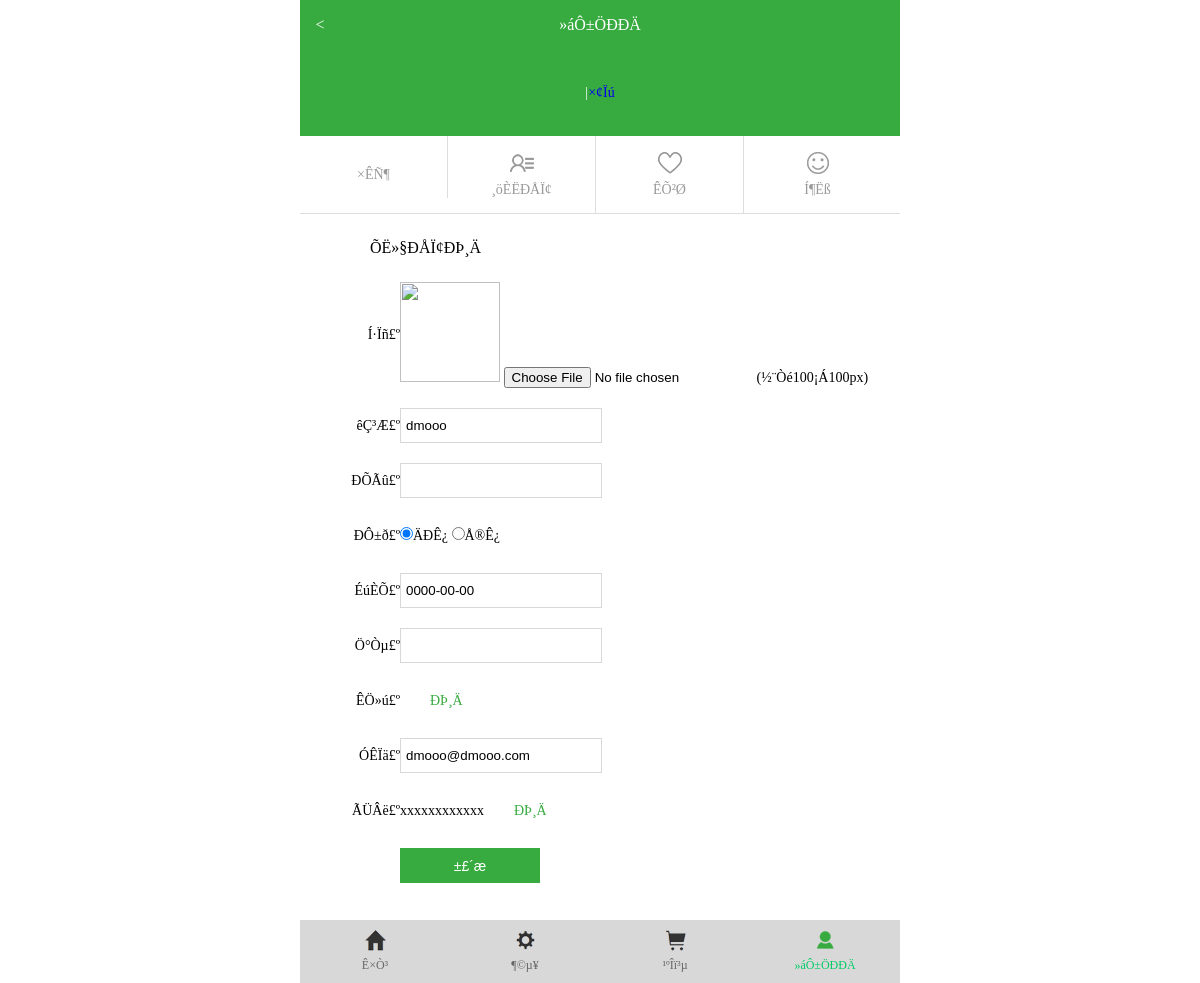
The app's page /m/user_change.php (signed in) with its own data.
### tables this page shows
CREATE TABLE IF NOT EXISTS `gplat_member` (
  `userid` mediumint(8) NOT NULL AUTO_INCREMENT COMMENT '会员id',
  `username` char(20) NOT NULL COMMENT '呢称',
  `password` char(120) NOT NULL COMMENT '密码',
  `email` char(40) NOT NULL DEFAULT '' COMMENT '邮箱',
  `groupid` tinyint(3) NOT NULL DEFAULT '0' COMMENT '会员组ID',
  `areaid` smallint(5) NOT NULL DEFAULT '0' COMMENT '地区ID',
  `amount` float(6,2) NOT NULL DEFAULT '0.00' COMMENT '帐户',
  `point` smallint(5) NOT NULL DEFAULT '0' COMMENT '积分、点数',
  `message` tinyint(1) NOT NULL DEFAULT '0' COMMENT '短消息',
  `disabled` tinyint(1) NOT NULL DEFAULT '0' COMMENT '是否有效',
  `recommended` int(11) DEFAULT NULL COMMENT '推荐会员id',
  `phone` varchar(20) DEFAULT NULL,
  `img` varchar(100) DEFAULT NULL COMMENT '头像',
  PRIMARY KEY (`userid`)
);

CREATE TABLE IF NOT EXISTS `gplat_member_detail` (
  `userid` mediumint(8) unsigned NOT NULL DEFAULT '0' COMMENT '员会ID',
  `truename` varchar(50) DEFAULT NULL COMMENT '真实姓名',
  `gender` tinyint(1) DEFAULT '2' COMMENT '性别',
  `msn` varchar(20) DEFAULT NULL COMMENT 'msn',
  `telephone` varchar(20) DEFAULT NULL COMMENT '电话',
  `address` varchar(100) DEFAULT NULL COMMENT '地址',
  `qq` varchar(15) DEFAULT NULL COMMENT 'qq',
  `birthday` date DEFAULT '0000-00-00' COMMENT '生日',
  `postcode` varchar(15) DEFAULT NULL COMMENT '邮编',
  `mobile` varchar(15) DEFAULT NULL COMMENT '手机',
  PRIMARY KEY (`userid`),
  UNIQUE KEY `userid` (`userid`)
);

### m/user_change.php (the view, shortened to what this page needs)
<?php
include_once("../inc/config.inc.php");
$userid=$_SESSION['userid'];
$sql="select a.*,b.*,c.* from gplat_member a,gplat_member_detail b,gplat_member_info c where a.userid=b.userid and a.userid=c.userid  and a.userid='$userid'";
$result=mysql_query($sql);
$data=mysql_fetch_assoc($result)or die(mysql_error());
if($data['img']==''){$img='null.gif';}else{$img=$data['img'];}
?>
<!DOCTYPE html>
<html>
<head>
<link href="css/style.css" type="text/css" rel="stylesheet">
</head>
<body>
<div class="top_w2">
	<div class="back1"><a href="index.php">&lt;</a></div>
    »áÔ±ÖÐÐÄ
    <div class="back2"><a href="index.php"><img src="images/news_03.png" alt=""></a></div>
</div>
<div class="wrapper" style="padding-top:0px">
	<div class="dl_div">
    	<p>  <?php if($_SESSION['userid']!=''){
				?>
                 <a href="user_change.php"><?=$_SESSION['username']?></a>|<a href="index.php?exit=1">×¢Ïú</a>
                <?php
				}
					?></p>
    </div>
    <div class="center">
    	<ul>
        <li><a href="news.php"><img src="images/hucenter_03.jpg" alt=""><br>×ÊÑ¶</a></li>
        	<li><a href="user_change.php"><img src="images/hucenter_07.jpg" alt=""><br>¸öÈËÐÅÏ¢</a></li>
            <li><a href="user_collection.php"><img src="images/hucenter_05.jpg" alt=""><br>ÊÕ²Ø</a></li>
            <li style="border-right:0px"><a href="user_tousu.php"><img src="images/hucenter_09.jpg" alt=""><br>Í¶Ëß</a></li>
        </ul>
    </div>
    <div class="center2 zhxx_div">
    	  <form action="user_change.php?img=<?=$img?>" method="post" enctype="multipart/form-data">
                <h4>ÕË»§ÐÅÏ¢ÐÞ¸Ä</h4>
                <table class="tab2" cellpadding="0" cellspacing="0">
                <tr>
                    	<td align="right" width="80px;" valign="middle">Í·Ïñ£º</td>
                      <td><img src="../userfiles/<?=$img?>" alt="" id="ImgPr" width="100" height="100"/> <input type="file" id="up" name="img" onChange="yulan(this)"/>(½¨Òé100¡Á100px)</td>
                    </tr>
                	<tr>
                    	<td align="right" valign="middle">êÇ³Æ£º</td>
                      <td><input type="text" name="username" class="cx_text2" value="<?=$data['username']?>" readonly="readonly" /></td>
                    </tr>
                    <tr>
                    	<td align="right" valign="middle">ÐÕÃû£º</td>
                      <td><input type="text" class="cx_text2" name="truename" value="<?=$data['truename']?>" /></td>
                    </tr>
                    <tr>
                    	<td align="right" valign="middle">ÐÔ±ð£º</td>
                      <td><input name="gender" type="radio" value="0" <?php checked ($data['gender'],0); ?>/>ÄÐÊ¿
                      <input name="gender" type="radio" value="1" <?php checked ($data['gender'],1); ?>/>Å®Ê¿</td>
                    </tr>
                    <tr>
                    	<td align="right" valign="middle">ÉúÈÕ£º</td>
                      <td><input type="text" class="cx_text2" name="birthday" value="<?=$data['birthday']?>"/></td>
                    </tr>
                    <tr>
                    	<td align="right" valign="middle">Ö°Òµ£º</td>
                      <td><input type="text" class="cx_text2" name="msn" value="<?=$data['msn']?>"/></td>
                    </tr>
                    <tr>
                    	<td align="right" valign="middle">ÊÖ»ú£º</td>
                        <td><?=$data['phone']?><a href="user_phone.php">ÐÞ¸Ä</a></td>
                    </tr>
                    <tr>
                    	<td align="right" valign="middle">ÓÊÏä£º</td>
                      <td><input type="text" class="cx_text2"  name="email" value="<?=$data['email']?>"/></td>
                    </tr>
                    <tr>
                    	<td align="right" valign="middle">ÃÜÂë£º</td>
                        <td>xxxxxxxxxxxx<a href="user_password.php">ÐÞ¸Ä</a></td>
                    </tr>
                    <tr>
                    	<td></td>
                        <td><input type="submit" value="±£´æ" class="bc_btn" /></td>
                    </tr>
                </table>
            </form>
    </div>
</div>
<?php require('inc/footer.inc.php'); ?>
</body>
</html>

### m/css/style.css (style rules this page uses)
html, body, div, span, object, p, a, img, q, s, strong,b, u, i,ul,li,form, label, legend,dl,dd,dt { margin: 0px; padding: 0px; list-style-type: none; list-style-position: outside; text-decoration:none }
* { margin: 0px; padding: 0px; background:none; border:0px; }
body { max-width:600px; margin:0 auto; padding-bottom:50px; }
.top_w2 { width:100%; position:relative; background:#37ab40; height:50px; line-height:50px; text-align:center; color:#fff; font-size:16px; }
.top_w2 .back1 { width:40px; height:50px; text-align:center; line-height:50px; position:absolute; left:0px; top:0px; }
.top_w2 .back1 a { color:#fff; font-size:16px; }
.top_w2 .back2 { width:50px; height:50px; text-align:center; position:absolute; right:0px; top:0px; }
.wrapper { width:100%; padding:30px 0px; }
.dl_div { width:100%; padding:35px 0px; background:#37ab40 }
.dl_div p { color:#fff; text-align:center; font-size:14px }
.center { width:100%; overflow:hidden; border-bottom:1px solid #dcdddd; }
.center ul li { width:24.5%; float:left; border-right:1px solid #dcdddd }
.center ul li a { display:block; text-align:center; color:#999999; font-size:14px; padding:15px 0px; }
.center ul li img { margin-bottom:3px; }
.center2 { width:100% }
.bc_btn { width:116px; height:35px; background:#37ab40; color:#fff; font-size:14px; cursor:pointer }
.zhxx_div h4 { color:#000000; margin-bottom:25px; font-size:16px; margin-top:25px; font-weight:normal; padding-left:70px; }
.zhxx_div .tab2 { margin-left:20px; }
.zhxx_div .tab2 td { height:35px; padding-bottom:20px; color:#000000; font-size:14px; }
.zhxx_div .tab2 td .cx_text2 { width:190px; height:33px; line-height:33px; padding:0px 5px; border:1px solid #d8d8d8; }
.zhxx_div .tab2 td a { color:#37ab40; font-size:14px; padding-left:30px; }
.zhxx_div .tab2 td .bc_btn { width:140px; height:35px; background:#37ab40; font-size:14px; color:#fff; cursor:pointer }

### records on screen
gplat_member: username "dmooo", birthday "0000-00-00", email "dmooo@dmooo.com"
gplat_member_detail: gender "☑"
